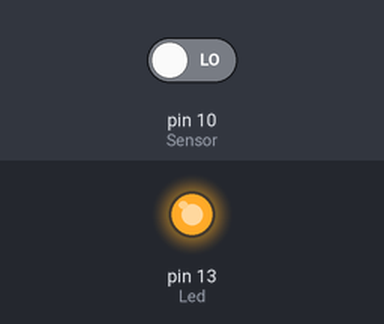
The sketch below on a simulated Arduino Uno, built with avr-gcc and run on an emulated ATmega328P. Shown: output pins drawn as LEDs (lit = HIGH). The inputs (shaded band) are chosen by the test bench; at power-on: pin 10 (Sensor) LOW. What the sketch prints to the serial monitor is not drawn.

Above: at 1.3 s.
1.4 s: pin 10 (Sensor) driven HIGH
At 2.6 s:
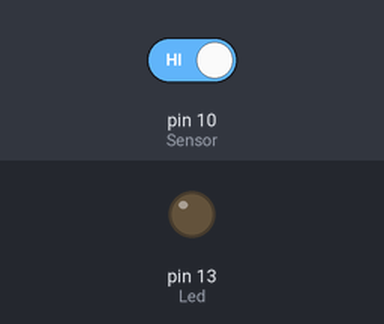
2.9 s: pin 10 (Sensor) driven LOW
At 3.7 s:
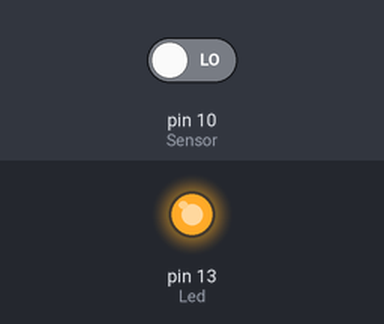
Timing chart, 0 to 5.9 s (numbered marks = the images above; inputs shaded):
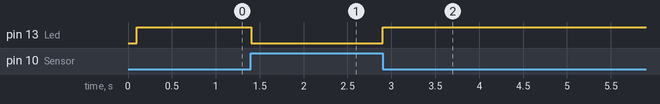

The sketch:

Knock_Sensor_LED.ino
```cpp
int Led = 13 ;// Declaration of the LED output pin
int Sensor = 10; // Declaration of the sensor input pin
int val; // Temporary variable

void setup ()
{
  Serial.begin(115200);
  delay(100);
  pinMode (Led, OUTPUT) ; // Initialization output pin
  pinMode (Sensor, INPUT) ; // Initialization sensor pin
  Serial.print("Setup is Done\n");
}

void loop ()
{
  val = digitalRead (Sensor) ; // The current signal at the sensor will be read

  if (val == HIGH) // If a signal was detected , the LED will light up
  {
    digitalWrite (Led, LOW);
    Serial.print("No Shock detected\n");
  }
  else
  {
    digitalWrite (Led, HIGH);
    Serial.println("Shock is Detected\nLED is ON\n");
  }
}
```

Measured:
- after the input at 1.4 s, pin 13 (Led): HIGH → LOW at once
- after the input at 2.9 s, pin 13 (Led): LOW → HIGH at once
